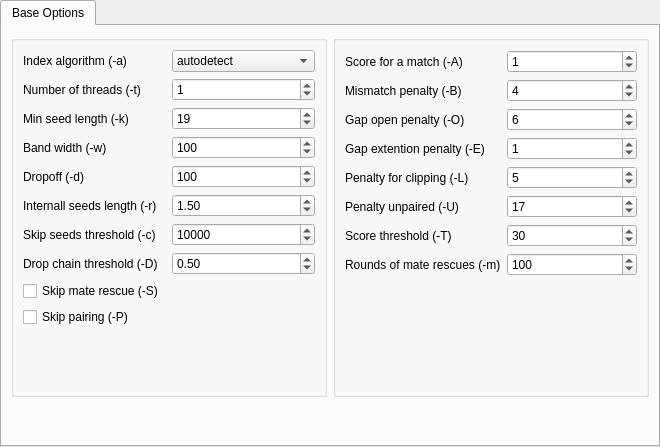
<?xml version="1.0" encoding="UTF-8"?>
<ui version="4.0">
 <class>BwaMemSettings</class>
 <widget class="QWidget" name="BwaMemSettings">
  <property name="geometry">
   <rect>
    <x>0</x>
    <y>0</y>
    <width>660</width>
    <height>447</height>
   </rect>
  </property>
  <property name="minimumSize">
   <size>
    <width>660</width>
    <height>350</height>
   </size>
  </property>
  <property name="windowTitle">
   <string>Form</string>
  </property>
  <layout class="QGridLayout" name="gridLayout">
   <property name="sizeConstraint">
    <enum>QLayout::SetMinAndMaxSize</enum>
   </property>
   <property name="margin">
    <number>0</number>
   </property>
   <item row="0" column="0">
    <widget class="QTabWidget" name="tabWidget">
     <property name="currentIndex">
      <number>0</number>
     </property>
     <widget class="QWidget" name="tab">
      <attribute name="title">
       <string>Base Options</string>
      </attribute>
      <layout class="QVBoxLayout" name="verticalLayout">
       <item>
        <layout class="QHBoxLayout" name="horizontalLayout">
         <property name="sizeConstraint">
          <enum>QLayout::SetMinAndMaxSize</enum>
         </property>
         <item>
          <widget class="QGroupBox" name="groupBox_0">
           <property name="title">
            <string/>
           </property>
           <layout class="QGridLayout" name="gridLayout_2">
            <property name="sizeConstraint">
             <enum>QLayout::SetMinAndMaxSize</enum>
            </property>
            <item row="1" column="1">
             <widget class="QSpinBox" name="numThreadsSpinbox">
              <property name="toolTip">
               <string>Number of threads</string>
              </property>
              <property name="maximum">
               <number>999</number>
              </property>
              <property name="value">
               <number>1</number>
              </property>
             </widget>
            </item>
            <item row="7" column="1">
             <widget class="QDoubleSpinBox" name="internalSeedSpinbox">
              <property name="toolTip">
               <string>Look for internal seeds inside a seed longer than {-k} * FLOAT</string>
              </property>
              <property name="minimum">
               <double>0.010000000000000</double>
              </property>
              <property name="maximum">
               <double>9999.989999999999782</double>
              </property>
              <property name="value">
               <double>1.500000000000000</double>
              </property>
             </widget>
            </item>
            <item row="1" column="0">
             <widget class="QLabel" name="label_41">
              <property name="layoutDirection">
               <enum>Qt::LeftToRight</enum>
              </property>
              <property name="text">
               <string>Number of threads (-t)</string>
              </property>
              <property name="alignment">
               <set>Qt::AlignLeading|Qt::AlignLeft|Qt::AlignVCenter</set>
              </property>
              <property name="margin">
               <number>5</number>
              </property>
              <property name="buddy">
               <cstring>numThreadsSpinbox</cstring>
              </property>
             </widget>
            </item>
            <item row="3" column="0">
             <widget class="QLabel" name="label_40">
              <property name="layoutDirection">
               <enum>Qt::LeftToRight</enum>
              </property>
              <property name="text">
               <string>Min seed length (-k)</string>
              </property>
              <property name="alignment">
               <set>Qt::AlignLeading|Qt::AlignLeft|Qt::AlignVCenter</set>
              </property>
              <property name="margin">
               <number>5</number>
              </property>
              <property name="buddy">
               <cstring>minSeedSpinbox</cstring>
              </property>
             </widget>
            </item>
            <item row="3" column="1">
             <widget class="QSpinBox" name="minSeedSpinbox">
              <property name="toolTip">
               <string>Minimum seed length</string>
              </property>
              <property name="minimum">
               <number>1</number>
              </property>
              <property name="maximum">
               <number>9999</number>
              </property>
              <property name="singleStep">
               <number>1</number>
              </property>
              <property name="value">
               <number>19</number>
              </property>
             </widget>
            </item>
            <item row="5" column="0">
             <widget class="QLabel" name="label_43">
              <property name="layoutDirection">
               <enum>Qt::LeftToRight</enum>
              </property>
              <property name="text">
               <string>Band width (-w)</string>
              </property>
              <property name="alignment">
               <set>Qt::AlignLeading|Qt::AlignLeft|Qt::AlignVCenter</set>
              </property>
              <property name="margin">
               <number>5</number>
              </property>
              <property name="buddy">
               <cstring>bandWidthSpinbox</cstring>
              </property>
             </widget>
            </item>
            <item row="5" column="1">
             <widget class="QSpinBox" name="bandWidthSpinbox">
              <property name="toolTip">
               <string>Band width for banded alignment</string>
              </property>
              <property name="maximum">
               <number>9999</number>
              </property>
              <property name="value">
               <number>100</number>
              </property>
             </widget>
            </item>
            <item row="6" column="0">
             <widget class="QLabel" name="label_45">
              <property name="layoutDirection">
               <enum>Qt::LeftToRight</enum>
              </property>
              <property name="text">
               <string>Dropoff (-d)</string>
              </property>
              <property name="alignment">
               <set>Qt::AlignLeading|Qt::AlignLeft|Qt::AlignVCenter</set>
              </property>
              <property name="margin">
               <number>5</number>
              </property>
              <property name="buddy">
               <cstring>dropoffSpinbox</cstring>
              </property>
             </widget>
            </item>
            <item row="6" column="1">
             <widget class="QSpinBox" name="dropoffSpinbox">
              <property name="toolTip">
               <string>Off-diagonal X-dropoff</string>
              </property>
              <property name="maximum">
               <number>99999</number>
              </property>
              <property name="value">
               <number>100</number>
              </property>
             </widget>
            </item>
            <item row="7" column="0">
             <widget class="QLabel" name="label_46">
              <property name="layoutDirection">
               <enum>Qt::LeftToRight</enum>
              </property>
              <property name="text">
               <string>Internall seeds length (-r)</string>
              </property>
              <property name="alignment">
               <set>Qt::AlignLeading|Qt::AlignLeft|Qt::AlignVCenter</set>
              </property>
              <property name="margin">
               <number>5</number>
              </property>
              <property name="buddy">
               <cstring>internalSeedSpinbox</cstring>
              </property>
             </widget>
            </item>
            <item row="8" column="0">
             <widget class="QLabel" name="label_47">
              <property name="layoutDirection">
               <enum>Qt::LeftToRight</enum>
              </property>
              <property name="text">
               <string>Skip seeds threshold (-c)</string>
              </property>
              <property name="alignment">
               <set>Qt::AlignLeading|Qt::AlignLeft|Qt::AlignVCenter</set>
              </property>
              <property name="margin">
               <number>5</number>
              </property>
              <property name="buddy">
               <cstring>skipSeedSpinbox</cstring>
              </property>
             </widget>
            </item>
            <item row="8" column="1">
             <widget class="QSpinBox" name="skipSeedSpinbox">
              <property name="toolTip">
               <string>Skip seeds with more than INT occurrences </string>
              </property>
              <property name="minimum">
               <number>1</number>
              </property>
              <property name="maximum">
               <number>4000000</number>
              </property>
              <property name="singleStep">
               <number>1000</number>
              </property>
              <property name="value">
               <number>10000</number>
              </property>
             </widget>
            </item>
            <item row="9" column="0">
             <widget class="QLabel" name="label_48">
              <property name="layoutDirection">
               <enum>Qt::LeftToRight</enum>
              </property>
              <property name="text">
               <string>Drop chain threshold (-D)</string>
              </property>
              <property name="alignment">
               <set>Qt::AlignLeading|Qt::AlignLeft|Qt::AlignVCenter</set>
              </property>
              <property name="margin">
               <number>5</number>
              </property>
              <property name="buddy">
               <cstring>dropChainSpinbox</cstring>
              </property>
             </widget>
            </item>
            <item row="9" column="1">
             <widget class="QDoubleSpinBox" name="dropChainSpinbox">
              <property name="toolTip">
               <string>Drop chains shorter than FLOAT fraction of the longest overlapping chain</string>
              </property>
              <property name="minimum">
               <double>0.010000000000000</double>
              </property>
              <property name="value">
               <double>0.500000000000000</double>
              </property>
             </widget>
            </item>
            <item row="13" column="0" colspan="2">
             <spacer name="verticalSpacer_2">
              <property name="orientation">
               <enum>Qt::Vertical</enum>
              </property>
              <property name="sizeHint" stdset="0">
               <size>
                <width>20</width>
                <height>0</height>
               </size>
              </property>
             </spacer>
            </item>
            <item row="0" column="0">
             <widget class="QLabel" name="label_2">
              <property name="text">
               <string>Index algorithm (-a)</string>
              </property>
              <property name="alignment">
               <set>Qt::AlignLeading|Qt::AlignLeft|Qt::AlignVCenter</set>
              </property>
              <property name="margin">
               <number>5</number>
              </property>
             </widget>
            </item>
            <item row="0" column="1">
             <widget class="QComboBox" name="indexAlgorithmComboBox">
              <property name="currentIndex">
               <number>0</number>
              </property>
              <item>
               <property name="text">
                <string>autodetect</string>
               </property>
              </item>
              <item>
               <property name="text">
                <string>bwtsw</string>
               </property>
              </item>
              <item>
               <property name="text">
                <string>div</string>
               </property>
              </item>
              <item>
               <property name="text">
                <string>is</string>
               </property>
              </item>
             </widget>
            </item>
            <item row="11" column="0">
             <widget class="QCheckBox" name="skipMateCheckBox">
              <property name="toolTip">
               <string>Skip mate rescue</string>
              </property>
              <property name="text">
               <string>Skip mate rescue (-S)</string>
              </property>
             </widget>
            </item>
            <item row="12" column="0">
             <widget class="QCheckBox" name="skipPairingCheckBox">
              <property name="toolTip">
               <string>Skip pairing; mate rescue performed unless -S also in use</string>
              </property>
              <property name="text">
               <string>Skip pairing (-P)</string>
              </property>
             </widget>
            </item>
           </layout>
          </widget>
         </item>
         <item>
          <widget class="QGroupBox" name="groupBox">
           <layout class="QGridLayout" name="gridLayout_3">
            <property name="sizeConstraint">
             <enum>QLayout::SetMinAndMaxSize</enum>
            </property>
            <item row="9" column="0" colspan="2">
             <spacer name="verticalSpacer">
              <property name="orientation">
               <enum>Qt::Vertical</enum>
              </property>
              <property name="sizeHint" stdset="0">
               <size>
                <width>20</width>
                <height>0</height>
               </size>
              </property>
             </spacer>
            </item>
            <item row="0" column="0">
             <widget class="QLabel" name="label_7">
              <property name="layoutDirection">
               <enum>Qt::LeftToRight</enum>
              </property>
              <property name="text">
               <string>Score for a match (-A)</string>
              </property>
              <property name="alignment">
               <set>Qt::AlignLeading|Qt::AlignLeft|Qt::AlignVCenter</set>
              </property>
              <property name="margin">
               <number>5</number>
              </property>
              <property name="buddy">
               <cstring>matchScoreSpinbox</cstring>
              </property>
             </widget>
            </item>
            <item row="0" column="1">
             <widget class="QSpinBox" name="matchScoreSpinbox">
              <property name="toolTip">
               <string>Score for a sequence match</string>
              </property>
              <property name="maximum">
               <number>9999</number>
              </property>
              <property name="value">
               <number>1</number>
              </property>
             </widget>
            </item>
            <item row="1" column="0">
             <widget class="QLabel" name="label_8">
              <property name="layoutDirection">
               <enum>Qt::LeftToRight</enum>
              </property>
              <property name="text">
               <string>Mismatch penalty (-B)</string>
              </property>
              <property name="alignment">
               <set>Qt::AlignLeading|Qt::AlignLeft|Qt::AlignVCenter</set>
              </property>
              <property name="margin">
               <number>5</number>
              </property>
              <property name="buddy">
               <cstring>mismatchScoreSpinbox</cstring>
              </property>
             </widget>
            </item>
            <item row="1" column="1">
             <widget class="QSpinBox" name="mismatchScoreSpinbox">
              <property name="toolTip">
               <string>Penalty for a mismatch</string>
              </property>
              <property name="value">
               <number>4</number>
              </property>
             </widget>
            </item>
            <item row="2" column="0">
             <widget class="QLabel" name="label_17">
              <property name="layoutDirection">
               <enum>Qt::LeftToRight</enum>
              </property>
              <property name="text">
               <string>Gap open penalty (-O)</string>
              </property>
              <property name="alignment">
               <set>Qt::AlignLeading|Qt::AlignLeft|Qt::AlignVCenter</set>
              </property>
              <property name="margin">
               <number>5</number>
              </property>
              <property name="buddy">
               <cstring>gapOpenSpinbox</cstring>
              </property>
             </widget>
            </item>
            <item row="2" column="1">
             <widget class="QSpinBox" name="gapOpenSpinbox">
              <property name="toolTip">
               <string>Gap open penalty</string>
              </property>
              <property name="value">
               <number>6</number>
              </property>
             </widget>
            </item>
            <item row="3" column="0">
             <widget class="QLabel" name="label_18">
              <property name="layoutDirection">
               <enum>Qt::LeftToRight</enum>
              </property>
              <property name="text">
               <string>Gap extention penalty (-E)</string>
              </property>
              <property name="alignment">
               <set>Qt::AlignLeading|Qt::AlignLeft|Qt::AlignVCenter</set>
              </property>
              <property name="margin">
               <number>5</number>
              </property>
              <property name="buddy">
               <cstring>gapExtSpinbox</cstring>
              </property>
             </widget>
            </item>
            <item row="3" column="1">
             <widget class="QSpinBox" name="gapExtSpinbox">
              <property name="toolTip">
               <string>Gap extension penalty; a gap of size k cost {-O} + {-E}*k</string>
              </property>
              <property name="value">
               <number>1</number>
              </property>
             </widget>
            </item>
            <item row="4" column="0">
             <widget class="QLabel" name="label_19">
              <property name="layoutDirection">
               <enum>Qt::LeftToRight</enum>
              </property>
              <property name="text">
               <string>Penalty for clipping (-L)</string>
              </property>
              <property name="alignment">
               <set>Qt::AlignLeading|Qt::AlignLeft|Qt::AlignVCenter</set>
              </property>
              <property name="margin">
               <number>5</number>
              </property>
              <property name="buddy">
               <cstring>clippingPenSpinbox</cstring>
              </property>
             </widget>
            </item>
            <item row="4" column="1">
             <widget class="QSpinBox" name="clippingPenSpinbox">
              <property name="toolTip">
               <string>Penalty for clipping </string>
              </property>
              <property name="value">
               <number>5</number>
              </property>
             </widget>
            </item>
            <item row="5" column="0">
             <widget class="QLabel" name="label_20">
              <property name="layoutDirection">
               <enum>Qt::LeftToRight</enum>
              </property>
              <property name="text">
               <string>Penalty unpaired (-U)</string>
              </property>
              <property name="alignment">
               <set>Qt::AlignLeading|Qt::AlignLeft|Qt::AlignVCenter</set>
              </property>
              <property name="margin">
               <number>5</number>
              </property>
              <property name="buddy">
               <cstring>penaltyUnpairedSpinbox</cstring>
              </property>
             </widget>
            </item>
            <item row="5" column="1">
             <widget class="QSpinBox" name="penaltyUnpairedSpinbox">
              <property name="toolTip">
               <string>Penalty for an unpaired read pair</string>
              </property>
              <property name="value">
               <number>17</number>
              </property>
             </widget>
            </item>
            <item row="6" column="0">
             <widget class="QLabel" name="label_37">
              <property name="layoutDirection">
               <enum>Qt::LeftToRight</enum>
              </property>
              <property name="text">
               <string>Score threshold (-T)</string>
              </property>
              <property name="alignment">
               <set>Qt::AlignLeading|Qt::AlignLeft|Qt::AlignVCenter</set>
              </property>
              <property name="margin">
               <number>5</number>
              </property>
              <property name="buddy">
               <cstring>scoreThresholdSpinbox</cstring>
              </property>
             </widget>
            </item>
            <item row="6" column="1">
             <widget class="QSpinBox" name="scoreThresholdSpinbox">
              <property name="toolTip">
               <string>Minimum score to output</string>
              </property>
              <property name="value">
               <number>30</number>
              </property>
             </widget>
            </item>
            <item row="7" column="0">
             <widget class="QLabel" name="label_9">
              <property name="layoutDirection">
               <enum>Qt::LeftToRight</enum>
              </property>
              <property name="text">
               <string>Rounds of mate rescues (-m)</string>
              </property>
              <property name="alignment">
               <set>Qt::AlignLeading|Qt::AlignLeft|Qt::AlignVCenter</set>
              </property>
              <property name="margin">
               <number>5</number>
              </property>
              <property name="buddy">
               <cstring>mateRescueSpinbox</cstring>
              </property>
             </widget>
            </item>
            <item row="7" column="1">
             <widget class="QSpinBox" name="mateRescueSpinbox">
              <property name="toolTip">
               <string>Perform at most INT rounds of mate rescues for each read</string>
              </property>
              <property name="maximum">
               <number>9999</number>
              </property>
              <property name="value">
               <number>100</number>
              </property>
             </widget>
            </item>
           </layout>
          </widget>
         </item>
        </layout>
       </item>
       <item>
        <widget class="QLabel" name="label">
         <property name="text">
          <string>&lt;!DOCTYPE HTML PUBLIC &quot;-//W3C//DTD HTML 4.0//EN&quot; &quot;http://www.w3.org/TR/REC-html40/strict.dtd&quot;&gt;
&lt;html&gt;&lt;head&gt;&lt;meta name=&quot;qrichtext&quot; content=&quot;1&quot; /&gt;&lt;style type=&quot;text/css&quot;&gt;
p, li { white-space: pre-wrap; }
&lt;/style&gt;&lt;/head&gt;&lt;body style=&quot; font-family:'MS Shell Dlg 2'; font-size:8.25pt; font-weight:400; font-style:normal;&quot;&gt;
&lt;p style=&quot;-qt-paragraph-type:empty; margin-top:0px; margin-bottom:0px; margin-left:0px; margin-right:0px; -qt-block-indent:0; text-indent:0px; font-size:8pt;&quot;&gt;&lt;/p&gt;&lt;/body&gt;&lt;/html&gt;</string>
         </property>
         <property name="wordWrap">
          <bool>true</bool>
         </property>
        </widget>
       </item>
       <item>
        <widget class="QLabel" name="warningLabel">
         <property name="text">
          <string/>
         </property>
         <property name="wordWrap">
          <bool>true</bool>
         </property>
        </widget>
       </item>
      </layout>
     </widget>
    </widget>
   </item>
  </layout>
 </widget>
 <resources/>
 <connections/>
</ui>
